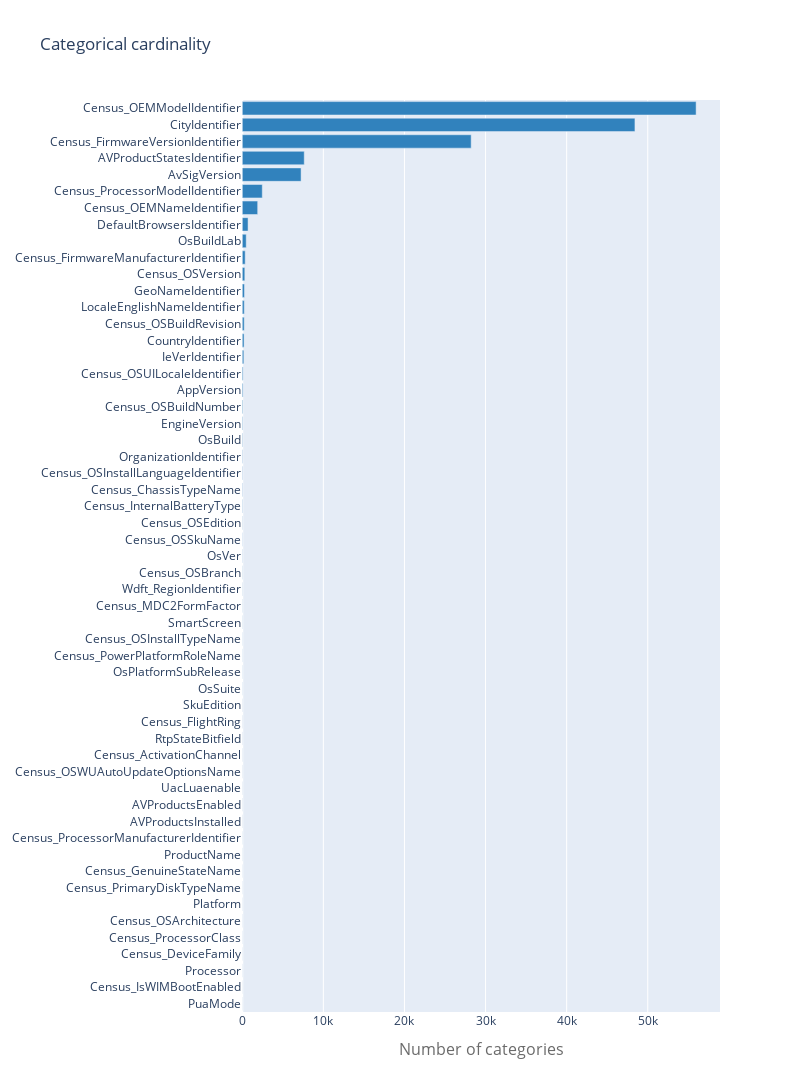

The cell this chart's notebook holds for it:
### Markdown cell above
Most of the current variables are categories and we need to choose a method to treat them. Depending on the cardinality of each variable, we can opt for one-hot-encoding, frequency or target encoding. In the particular case of Light-GBM, we can also use the built-in LGBM treatment of categoricals:

### Code cell
cardinality = []
for c in categorical_columns:
    if c == 'MachineIdentifier': continue
    cardinality.append([c, train[c].nunique()])
cardinality.sort(key = lambda x:x[1], reverse=False)

trace = go.Bar(y=[x[0] for x in cardinality],
               x=[x[1] for x in cardinality],
               orientation='h', marker=dict(color='rgb(49,130,189)'), name='train')

layout = go.Layout(
    title='Categorical cardinality', height=1600, width=800,
    xaxis=dict(
        title='Number of categories',
        titlefont=dict(size=16, color='rgb(107, 107, 107)'),
        domain=[0.25, 1]
    ),
    barmode='group',
    bargap=0.1,
    bargroupgap=0.1
)

fig = go.Figure(data=[trace], layout=layout)
iplot(fig)

### Figure 1 — Plotly figure (JSON) as saved in the notebook; plotly's stock layout.template omitted (floating-point values rounded to 4 significant figures)
{"data": [{"marker": {"color": "rgb(49,130,189)"}, "name": "train", "orientation": "h", "type": "bar", "x": [1, 1, 3, 3, 3, 3, 4, 4, 4, 5, 5, 6, 6, 6, 6, 6, 7, 7, 8, 9, 9, 9, 9, 12, 12, 15, 19, 21, 21, 24, 36, 39, 39, 45, 52, 59, 71, 100, 105, 194, 222, 242, 248, 272, 317, 362, 488, 716, 1902, 2468, 7254, 7643, 28226, 48419, 55962], "y": ["PuaMode", "Census_IsWIMBootEnabled", "Processor", "Census_DeviceFamily", "Census_ProcessorClass", "Census_OSArchitecture", "Platform", "Census_PrimaryDiskTypeName", "Census_GenuineStateName", "ProductName", "Census_ProcessorManufacturerIdentifier", "AVProductsInstalled", "AVProductsEnabled", "UacLuaenable", "Census_OSWUAutoUpdateOptionsName", "Census_ActivationChannel", "RtpStateBitfield", "Census_FlightRing", "SkuEdition", "OsSuite", "OsPlatformSubRelease", "Census_PowerPlatformRoleName", "Census_OSInstallTypeName", "SmartScreen", "Census_MDC2FormFactor", "Wdft_RegionIdentifier", "Census_OSBranch", "OsVer", "Census_OSSkuName", "Census_OSEdition", "Census_InternalBatteryType", "Census_ChassisTypeName", "Census_OSInstallLanguageIdentifier", "OrganizationIdentifier", "OsBuild", "EngineVersion", "Census_OSBuildNumber", "AppVersion", "Census_OSUILocaleIdentifier", "IeVerIdentifier", "CountryIdentifier", "Census_OSBuildRevision", "LocaleEnglishNameIdentifier", "GeoNameIdentifier", "Census_OSVersion", "Census_FirmwareManufacturerIdentifier", "OsBuildLab", "DefaultBrowsersIdentifier", "Census_OEMNameIdentifier", "Census_ProcessorModelIdentifier", "AvSigVersion", "AVProductStatesIdentifier", "Census_FirmwareVersionIdentifier", "CityIdentifier", "Census_OEMModelIdentifier"]}], "layout": {"bargap": 0.1, "bargroupgap": 0.1, "barmode": "group", "height": 1600, "title": {"text": "Categorical cardinality"}, "width": 800, "xaxis": {"domain": [0.25, 1], "title": {"font": {"color": "rgb(107, 107, 107)", "size": 16}, "text": "Number of categories"}}}}
